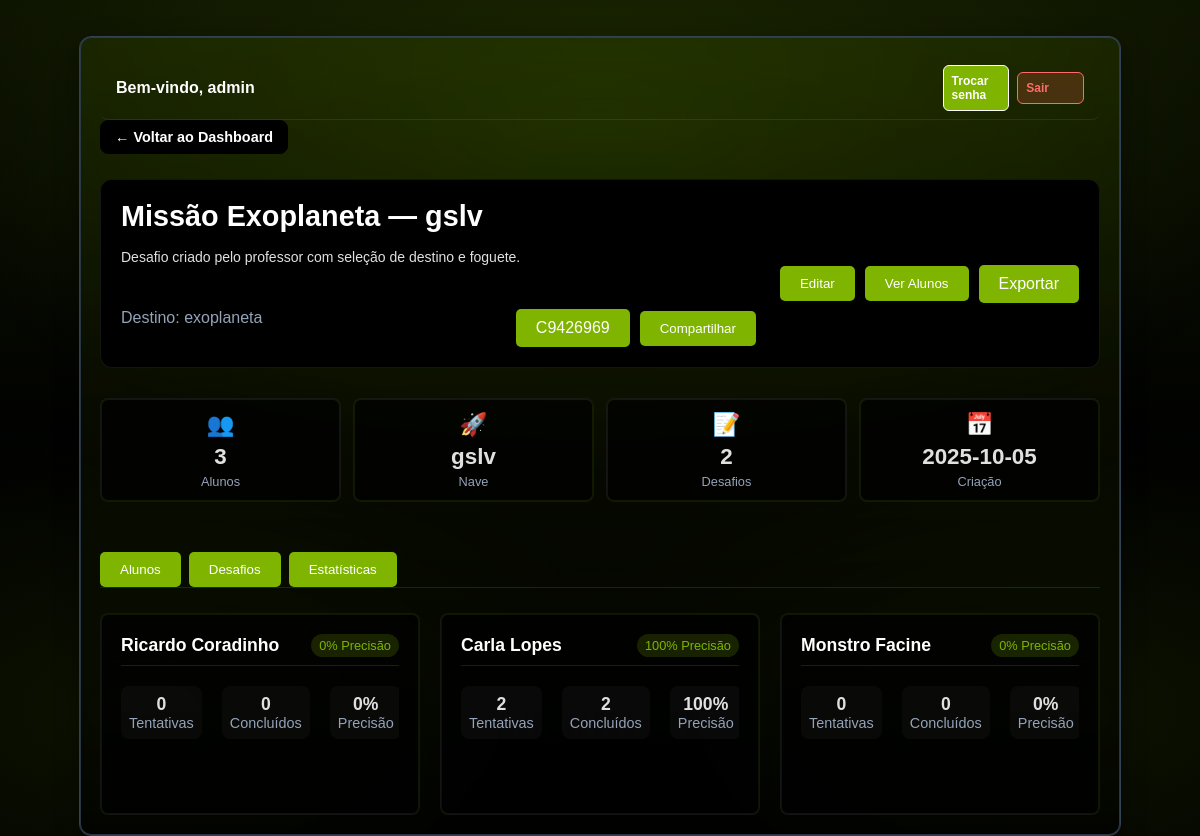
Screenshot of /professor/sala/C9426969 (signed in) with the database file from the repository.
### tables this page shows
CREATE TABLE admins (
                    id INTEGER PRIMARY KEY AUTOINCREMENT,
                    username TEXT UNIQUE NOT NULL,
                    password_hash TEXT NOT NULL,
                    must_change INTEGER DEFAULT 1,
                    created_at TEXT
                );

CREATE TABLE salas_virtuais (
                    id INTEGER PRIMARY KEY AUTOINCREMENT,
                    codigo_sala TEXT UNIQUE NOT NULL,
                    professor_id INTEGER NOT NULL,
                    nome_sala TEXT NOT NULL,
                    destino TEXT NOT NULL,
                    nave_id TEXT NOT NULL,
                    desafios_json TEXT NOT NULL,
                    ativa BOOLEAN DEFAULT 1,
                    data_criacao DATETIME DEFAULT CURRENT_TIMESTAMP,
                    data_expiracao DATETIME, desafio_selecionado_index INTEGER,
                    FOREIGN KEY (professor_id) REFERENCES professores (id)
                );

CREATE TABLE alunos (
                    id INTEGER PRIMARY KEY AUTOINCREMENT,
                    sala_id INTEGER NOT NULL,
                    nome TEXT NOT NULL,
                    email TEXT,
                    progresso_json TEXT,
                    data_ingresso DATETIME DEFAULT CURRENT_TIMESTAMP, excluir_ranking INTEGER DEFAULT 0,
                    FOREIGN KEY (sala_id) REFERENCES salas_virtuais (id)
                );

### routes/professor.py (the view)
@professor_bp.route('/sala/<codigo_sala>', endpoint='professor_sala_detalhes')
def sala_detalhes(codigo_sala):
    print(f'Função sala_detalhes chamada para código: {codigo_sala}')  # Print de depuração
    must_change_admin = 0
    professor_nome = session.get('professor_nome') or 'Administrador'
    sala_db = db_manager.buscar_sala_por_codigo_any(codigo_sala)
    if sala_db:
        try:
            alunos = db_manager.buscar_alunos_por_sala(sala_db['id'])
        except Exception:
            alunos = []
        try:
            ranking = db_manager.obter_ranking_sala(sala_db['id'], limit=500)
        except Exception:
            ranking = []
        stats_map = {r.get('id') or r.get('aluno_id'): r for r in ranking}
        for aluno in alunos:
            st = stats_map.get(aluno.get('id'))
            if st:
                aluno['tentativas'] = st.get('tentativas') or 0
                aluno['concluidos'] = st.get('concluidos') or 0
                aluno['total'] = st.get('total') or 0
                tent = aluno['tentativas'] or 0
                concl = aluno['concluidos'] or 0
                aluno['precisao_pct'] = int(round((concl / tent) * 100)) if tent else 0
            else:
                aluno['tentativas'] = 0
                aluno['concluidos'] = 0
                aluno['total'] = 0
                aluno['precisao_pct'] = 0
        for aluno in alunos:
            base = url_for('aluno.aluno_login', codigo_sala=codigo_sala, _external=True)
            try:
                from urllib.parse import urlencode
                aluno['acesso_url'] = f"{base}?" + urlencode({'nome': aluno.get('nome', '')})
            except Exception:
                aluno['acesso_url'] = base
        try:
            desafios = json.loads(sala_db.get('desafios_json') or '[]')
        except Exception:
            desafios = []
        try:
            desempenho_desafios = db_manager.obter_estatisticas_por_desafio(sala_db['id'])
        except Exception:
            desempenho_desafios = []
        try:
            tentativas_total = sum((a.get('tentativas') or 0) for a in alunos)
            concluidos_total = sum((a.get('concluidos') or 0) for a in alunos)
            total_pontos = sum((a.get('total') or 0) for a in alunos)
            alunos_total = len(alunos)
            precisao_geral_pct = int(round((concluidos_total / tentativas_total) * 100)) if tentativas_total else 0
            media_pontos_aluno = (total_pontos / alunos_total) if alunos_total else 0.0
            media_pontos_por_tentativa = (total_pontos / tentativas_total) if tentativas_total else 0.0
            turma_stats = {
                'alunos_total': alunos_total,
                'tentativas_total': tentativas_total,
                'concluidos_total': concluidos_total,
                'precisao_geral_pct': precisao_geral_pct,
                'media_pontos_aluno': media_pontos_aluno,
                'media_pontos_por_tentativa': media_pontos_por_tentativa
            }
        except Exception:
            turma_stats = {
                'alunos_total': len(alunos),
                'tentativas_total': 0,
                'concluidos_total': 0,
                'precisao_geral_pct': 0,
                'media_pontos_aluno': 0.0,
                'media_pontos_por_tentativa': 0.0
            }
        try:
            if session.get('user_role') == 'admin':
                with sqlite3.connect(db_manager.db_path) as conn:
                    cursor = conn.cursor()
                    cursor.execute('SELECT must_change FROM admins WHERE username = ?', ('admin',))
                    row = cursor.fetchone()
                    if row:
                        must_change_admin = row[0] or 0
        except Exception:
            logging.exception('Falha ao obter flag must_change do admin (detalhes)')
        sala_view = {
            'codigo_sala': sala_db.get('codigo_sala'),
            'nome_sala': sala_db.get('nome_sala'),
            'destino': sala_db.get('destino'),
            'nave_id': sala_db.get('nave_id'),
            'data_criacao': sala_db.get('data_criacao'),
            'ativa': sala_db.get('ativa'),
            'alunos': alunos,
            'desafios': desafios,
            'desafio_selecionado_index': sala_db.get('desafio_selecionado_index')
        }
        return render_template(
            'professor_sala_detalhes.html',
            sala=sala_view,
            alunos=alunos,
            turma_stats=turma_stats,
            desempenho_desafios=desempenho_desafios,
            must_change_admin=must_change_admin,
            professor_nome=professor_nome,
        )
    return "Sala não encontrada", 404

### app.py (called while the page is built)
@app.before_request
def _global_guard_missao():
    try:
        ep = (request.endpoint or '')
        if ep.startswith('missao.') and ep not in {'missao.ranking_rodada', 'missao.game_over'}:
            if ep == 'missao.montagem_transporte' and (session.get('user_role') in {'professor', 'admin'} or session.get('professor_id')):
                return None
            if not session.get('aluno_id'):
                return redirect(url_for('aluno.aluno_entrar'))
        return None
    except Exception:
        return None

### routes/professor.py (called while the page is built)
@professor_bp.before_request
def _require_professor_role():
    allowed = {
        'professor.professor_login',
        'professor.professor_logout',
    }
    if request.endpoint in allowed:
        return None
    try:
        if (session.get('user_role') in {'professor', 'admin'}) or session.get('professor_id'):
            return None
    except Exception:
        pass
    if request.method == 'GET':
        return redirect(url_for('professor.professor_login', next=request.path))
    return Response("Acesso negado: professor requerido.", status=403)

@professor_bp.after_request
def _professor_no_cache(response):
    try:
        if response.mimetype == 'text/html':
            response.headers['Cache-Control'] = 'no-store, no-cache, must-revalidate, private'
            response.headers['Pragma'] = 'no-cache'
            response.headers['Expires'] = '0'
    except Exception:
        pass
    return response

### services/db.py (called while the page is built)
    def buscar_sala_por_codigo_any(self, codigo_sala):
        with sqlite3.connect(self.db_path) as conn:
            cursor = conn.cursor()
            cursor.execute('''
                SELECT s.*, p.nome as professor_nome
                FROM salas_virtuais s
                LEFT JOIN professores p ON s.professor_id = p.id
                WHERE UPPER(s.codigo_sala) = UPPER(?)
            ''', (codigo_sala,))
            sala = cursor.fetchone()
            if sala:
                columns = [description[0] for description in cursor.description]
                return dict(zip(columns, sala))
            return None

### templates/professor_sala_detalhes.html (shortened to what this page needs)
<!DOCTYPE html>
<html lang="pt-br">
<head>
    <link rel="stylesheet" href="{{ url_for('static', filename='css/style.css') }}">
    <link rel="stylesheet" href="{{ url_for('static', filename='css/detalhes.css') }}">
</head>
<body class="conteudo-centralizado">
    <div class="main-container">
        <div class="topbar">
            <div class="user">Bem-vindo, {{ professor_nome or 'Professor' }}</div>
            <div class="topbar-actions">
                <a href="{{ url_for('professor.professor_reset_password', next=request.path) }}" class="action-btn">Trocar senha</a>
                <a href="{{ url_for('professor.professor_logout') }}" class="action-btn danger">Sair</a>
            </div>
        </div>
        <a href="{{ url_for('professor.professor_dashboard') }}" class="back-btn">
            &larr; Voltar ao Dashboard
        </a>
        <header class="room-header">
            <div class="room-left">
                <h1 class="room-title">
                    {% set idx = sala.desafio_selecionado_index %}
                    {% if sala.desafios and idx is not none and idx >= 0 and idx < sala.desafios|length %}
                        {{ sala.desafios[idx]['titulo'] or 'Desafio CosmoCasa' }}
                    {% elif sala.desafios %}
                        {{ sala.desafios[0]['titulo'] or 'Desafio CosmoCasa' }}
                    {% else %}
                        Desafio CosmoCasa
                    {% endif %}
                </h1>
                {% if sala.desafios %}
                <p class="challenge-desc">
                    {% if sala.desafios and idx is not none and idx >= 0 and idx < sala.desafios|length %}
                        {{ sala.desafios[idx]['descricao'] or '' }}
                    {% elif sala.desafios %}
                        {{ sala.desafios[0]['descricao'] or '' }}
                    {% endif %}
                </p>
                {% endif %}
                <div class="room-subtitle">
                    <span class="room-destination">Destino: {{ sala.destino }}</span>
                    <div class="room-code-section">
                        <span class="botao" id="share-code">{{ sala.codigo_sala }}</span>
                        <button class="botao" type="botao" onclick="copiarCodigo()">Compartilhar</button>
                    </div>
                </div>
            </div>
            <div class="room-right">
                <button class="botao" type="button" onclick="showTab('desafios')">Editar</button>
                <button class="botao" type="button" onclick="showTab('alunos')">Ver Alunos</button>
                <a class="botao" href="{{ url_for('professor.professor_sala_exportar', codigo_sala=sala.codigo_sala) }}" target="_blank" rel="noopener">Exportar</a>
            </div>
        </header>
        <div class="room-info-grid">
                <div class="info-card">
                    <div class="info-icon">&#x1F465;</div>
                    <span class="info-number">{{ sala.alunos|length }}</span>
                    <span class="info-label">Alunos</span>
                </div>
                <div class="info-card">
                    <div class="info-icon">&#x1F680;</div>
                    <span class="info-number">{{ sala.nave_id }}</span>
                    <span class="info-label">Nave</span>
                </div>
                <div class="info-card">
                    <div class="info-icon">&#x1F4DD;</div>
                    <span class="info-number">{{ sala.desafios|length }}</span>
                    <span class="info-label">Desafios</span>
                </div>
                <div class="info-card">
                    <div class="info-icon">&#x1F4C5;</div>
                    <span class="info-number">{{ sala.data_criacao[:10] }}</span>
                    <span class="info-label">Criação</span>
                </div>
            </div>
        <div class="tabs">
            <button id="tabbtn-alunos" class="botao active" onclick="showTab('alunos')">Alunos</button>
            <button id="tabbtn-desafios" class="botao" onclick="showTab('desafios')">Desafios</button>
            <button id="tabbtn-estatisticas" class="botao" onclick="showTab('estatisticas')">Estatísticas</button>
        </div>
        <div id="tab-alunos" class="tab-content active">
            {% if sala.alunos %}
                <div class="card-grid">
                    {% for aluno in sala.alunos %}
                        <div class="card student-card" tabindex="0">
                            <div class="card-header">
                                <h3 class="card-title" title="{{ aluno.nome }}">{{ aluno.nome }}</h3>
                                <span class="card-badge">{{ aluno.precisao_pct }}% Precisão</span>
                            </div>
                            <div class="card-content">
                                <div class="reveal-on-hover">
            <div class="student-stats">
                                        <div class="student-stat">
                                            <span class="stat-value">{{ aluno.tentativas }}</span>
                                            <span class="stat-label">Tentativas</span>
                                        </div>
                                        <div class="student-stat">
                                            <span class="stat-value">{{ aluno.concluidos }}</span>
                                            <span class="stat-label">Concluídos</span>
                                        </div>
                                        <div class="student-stat">
                                            <span class="stat-value">{{ aluno.precisao_pct }}%</span>
                                            <span class="stat-label">Precisão</span>
                                        </div>
                                    </div>
                                </div>
                            </div>
                        </div>
                    {% endfor %}
                </div>
            {% else %}
                <div class="empty-state">
                    <div class="empty-icon">&#x1F465;</div>
                    <h3>Nenhum aluno matriculado</h3>
                    <p>Compartilhe o código da sala para que seus alunos possam entrar.</p>
                </div>
            {% endif %}
        </div>
    </div>
</body>
</html>

### rows the page displays
admins: username "admin"
salas_virtuais: destino "exoplaneta", codigo_sala "C9426969", nave_id "gslv", data_criacao "2025-10-05"
alunos: nome "Ricardo Coradinho", precisao_pct "0", tentativas "0", concluidos "0"
alunos: nome "Carla Lopes", precisao_pct "100", tentativas "2", concluidos "2"
alunos: nome "Monstro Facine", precisao_pct "0", tentativas "0", concluidos "0"

### other values shown
{{ sala.desafios[idx]['titulo'] or 'Desafio CosmoCasa' }} "Missão Exoplaneta — gslv"
{{ sala.desafios[idx]['descricao'] or '' }} "Desafio criado pelo professor com seleção de destino e foguete."
{{ sala.alunos|length }} "3"
{{ sala.desafios|length }} "2"
